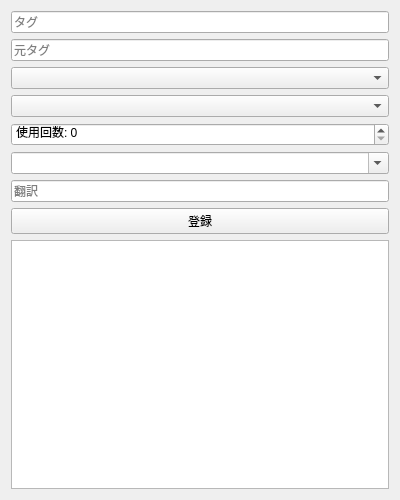
<?xml version="1.0" encoding="UTF-8"?>
<ui version="4.0">
 <class>TagRegisterWidget</class>
 <widget class="QWidget" name="TagRegisterWidget">
  <property name="geometry">
   <rect>
    <x>0</x>
    <y>0</y>
    <width>400</width>
    <height>500</height>
   </rect>
  </property>
  <property name="windowTitle">
   <string>タグ登録</string>
  </property>
  <layout class="QVBoxLayout" name="verticalLayout">
   <item>
    <widget class="QLineEdit" name="lineEditTag">
     <property name="placeholderText">
      <string>タグ</string>
     </property>
    </widget>
   </item>
   <item>
    <widget class="QLineEdit" name="lineEditSourceTag">
     <property name="placeholderText">
      <string>元タグ</string>
     </property>
    </widget>
   </item>
   <item>
    <widget class="QComboBox" name="comboBoxFormat">
     <property name="placeholderText">
      <string>フォーマット</string>
     </property>
    </widget>
   </item>
   <item>
    <widget class="QComboBox" name="comboBoxType">
     <property name="placeholderText">
      <string>タイプ</string>
     </property>
    </widget>
   </item>
   <item>
    <widget class="QSpinBox" name="spinBoxUseCount">
     <property name="prefix">
      <string>使用回数: </string>
     </property>
     <property name="maximum">
      <number>1000000</number>
     </property>
    </widget>
   </item>
   <item>
    <widget class="QComboBox" name="comboBoxLanguage">
     <property name="editable">
      <bool>true</bool>
     </property>
     <property name="placeholderText">
      <string>言語</string>
     </property>
    </widget>
   </item>
   <item>
    <widget class="QLineEdit" name="lineEditTranslation">
     <property name="placeholderText">
      <string>翻訳</string>
     </property>
    </widget>
   </item>
   <item>
    <widget class="QPushButton" name="pushButtonRegister">
     <property name="text">
      <string>登録</string>
     </property>
    </widget>
   </item>
   <item>
    <widget class="QTextEdit" name="textEditOutput">
     <property name="readOnly">
      <bool>true</bool>
     </property>
    </widget>
   </item>
  </layout>
 </widget>
 <resources/>
 <connections/>
</ui>
